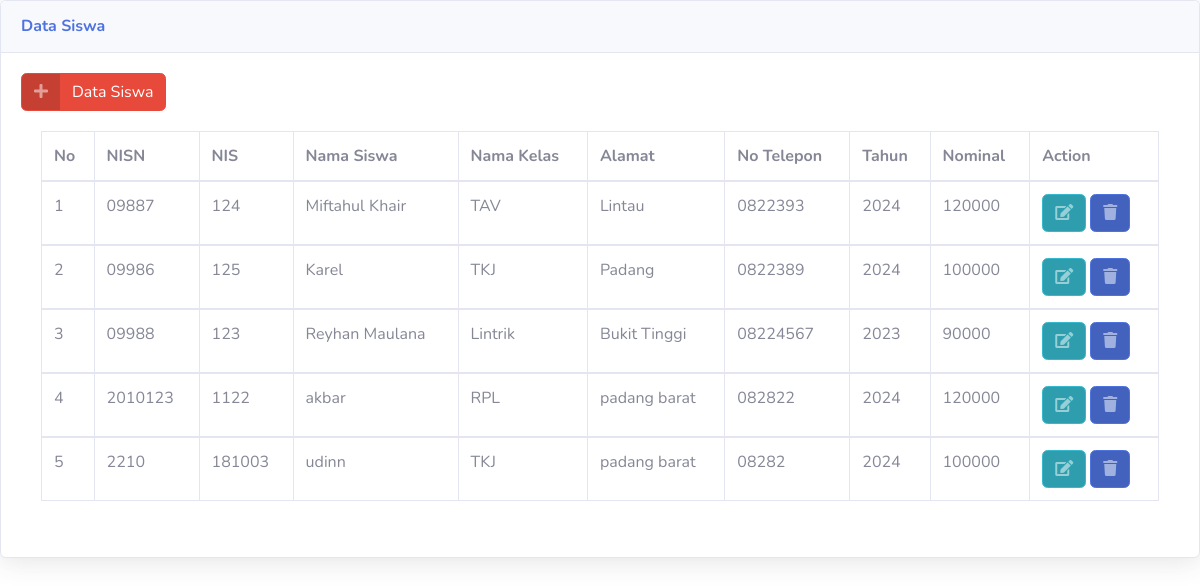
The app's page /Admin/siswa.php with its own data.
### tables this page shows
CREATE TABLE IF NOT EXISTS `siswa` (
  `nisn` char(10) NOT NULL,
  `nis` char(8) NOT NULL,
  `nama` varchar(35) NOT NULL,
  `id_kelas` int(11) NOT NULL,
  `alamat` varchar(255) NOT NULL,
  `no_telp` varchar(13) NOT NULL,
  `id_spp` int(11) NOT NULL,
  PRIMARY KEY (`nisn`)
);

CREATE TABLE IF NOT EXISTS `kelas` (
  `id_kelas` int(11) NOT NULL AUTO_INCREMENT,
  `nama_kelas` varchar(10) NOT NULL,
  `kompetensi_keahlian` varchar(50) NOT NULL,
  PRIMARY KEY (`id_kelas`)
);

CREATE TABLE IF NOT EXISTS `spp` (
  `id_spp` int(11) NOT NULL AUTO_INCREMENT,
  `tahun` int(11) NOT NULL,
  `nominal` int(11) NOT NULL,
  PRIMARY KEY (`id_spp`)
);

### Admin/siswa.php (the view, shortened to what this page needs)
<!DOCTYPE html>
<html lang="en">
<head>
  <link href="../vendor/fontawesome-free/css/all.min.css" rel="stylesheet" type="text/css">
  <link href="../css/sb-admin-2.min.css" rel="stylesheet">
</head>
<body id="page-top">
 <div class="card shadow mb-4">
            <div class="card-header py-3">
              <h6 class="m-0 font-weight-bold text-primary">Data Siswa</h6>
            </div>
            <div class="card-body">
              <a href="?url=data_siswa" class="btn btn-danger btn-icon-split">
                        <span class="icon text-white-50">
                          <i class="fas fa-plus"></i>
                        </span>
                        <span class="text">Data Siswa</span>
                       </a>
            <div class="card-body">
              <div class="table-responsive">
                <table class="table table-bordered" id="dataTable" width="100%" cellspacing="0">
                  <thead>
                    <tr>
                      <th>No</th>
                      <th>NISN</th>
                      <th>NIS</th>
                      <th>Nama Siswa</th>
                      <th>Nama Kelas</th>
                      <th>Alamat</th>
                      <th>No Telepon</th>
                      <th>Tahun</th>
                      <th>Nominal</th>
                      <th>Action</th>
                    </tr>
                  </thead>
                  <?php
                  include "koneksi.php";
                  $no=1;
                  $sql=mysqli_query($koneksi,"SELECT * FROM siswa JOIN spp ON spp.id_spp=siswa.id_spp JOIN kelas ON kelas.id_kelas=siswa.id_kelas");
                  while ($data=mysqli_fetch_array($sql)) {
                    ?>
                  <tbody>
                    <tr>
                      <td><?php echo $no++; ?></td>
                      <td><?php echo $data['nisn']; ?></td>
                      <td><?php echo $data['nis']; ?></td>
                      <td><?php echo $data['nama']; ?></td>
                      <td><?php echo $data['nama_kelas']; ?></td>
                      <td><?php echo $data['alamat']; ?></td>
                      <td><?php echo $data['no_telp']; ?></td>
                      <td><?php echo $data['tahun']; ?></td>
                      <td><?php echo $data['nominal']; ?></td>
                      <td>
                       <a href="?url=edit_siswa&nisn=<?php echo $data['nisn']; ?>" class="btn btn-info btn-icon-split">
                        <span class="icon text-white-50">
                          <i class="fas fa-edit"></i>
                        </span>
                      </a>
                      <a href="?url=delete_siswa&nisn=<?php echo $data['nisn']; ?>" class="btn btn-primary btn-icon-split">
                        <span class="icon text-white-50">
                          <i class="fas fa-trash"></i>
                        </span>
                      </a>
                      </td>
                    </tr>
                  </tbody>
                <?php } ?>
                </table>
              </div>
            </div>
          </div>
        </div>
</body>
</html>

### records on screen
siswa: nisn "09887", nis "124", nama "Miftahul Khair", id_kelas.nama_kelas "TAV", alamat "Lintau", no_telp "0822393", id_spp.tahun "2024", id_spp.nominal "120000"
siswa: nisn "09986", nis "125", nama "Karel", id_kelas.nama_kelas "TKJ", alamat "Padang", no_telp "0822389", id_spp.tahun "2024", id_spp.nominal "100000"
siswa: nisn "09988", nis "123", nama "Reyhan Maulana", id_kelas.nama_kelas "Lintrik", alamat "Bukit Tinggi", no_telp "08224567", id_spp.tahun "2023", id_spp.nominal "90000"
siswa: nisn "2010123", nis "1122", nama "akbar", id_kelas.nama_kelas "RPL", alamat "padang barat", no_telp "082822", id_spp.tahun "2024", id_spp.nominal "120000"
siswa: nisn "2210", nis "181003", nama "udinn", id_kelas.nama_kelas "TKJ", alamat "padang barat", no_telp "08282", id_spp.tahun "2024", id_spp.nominal "100000"
